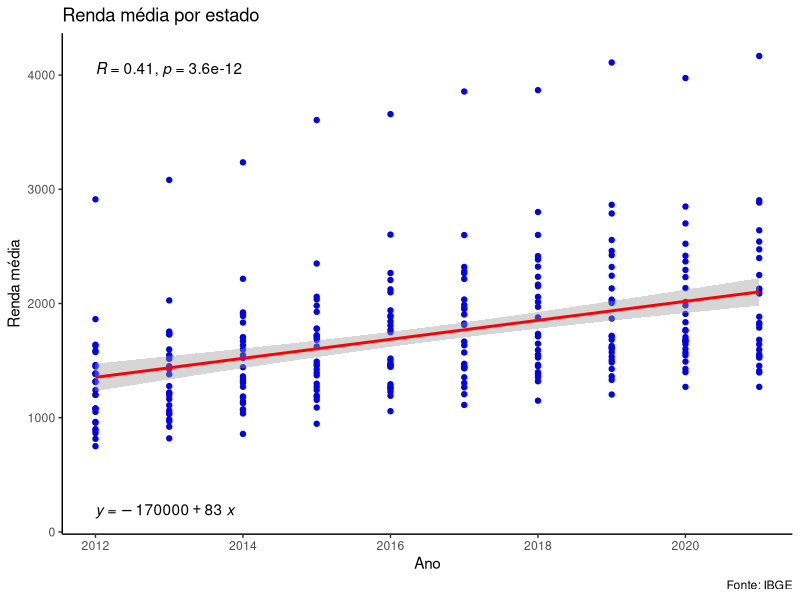

Source code (R): (Note: this script raises an error after producing the figure.)
## ---- chunk 1


pacotes <- c("tidyverse","stringr","readxl", "ggpubr", "Hmisc","xlsx")

if(sum(as.numeric(!pacotes %in% installed.packages())) != 0){
  instalador <- pacotes[!pacotes %in% installed.packages()]
  for(i in 1:length(instalador)) {
    install.packages(instalador, dependencies = T)
    break()}
  sapply(pacotes, require, character = T) 
} else {
  sapply(pacotes, require, character = T) 
}

## ---- chunk 2

renda <- read_xlsx("renda.xlsx", col_names = T)
## ---- chunk 3

ggplot(renda, aes(x = Ano, y = Renda)) +
  geom_point(color = "blue") +
  labs(
    title = "Renda média por estado",
    x = "Ano",
    y = "Renda média",
    caption = "Fonte: IBGE"
  ) +
  geom_smooth(method = "lm", color = "red")  +
  stat_cor() +
  stat_regline_equation(label.y = 180) +
  theme_classic()
  
## ---- chunk 4

modelo <- lm(Renda ~ Ano + Estado, data = renda)

summary(modelo)
## ---- chunk 5

p  <- predict(modelo, data.frame(Ano = 2022, Estado = renda$Estado))
p2 <- predict(modelo, data.frame(Ano = 2023, Estado = renda$Estado))
p3 <- predict(modelo, data.frame(Ano = 2024, Estado = renda$Estado))
p4 <- predict(modelo, data.frame(Ano = 2025, Estado = renda$Estado))
p5 <- predict(modelo, data.frame(Ano = 2026, Estado = renda$Estado))
p6 <- predict(modelo, data.frame(Ano = 2027, Estado = renda$Estado))
p7 <- predict(modelo, data.frame(Ano = 2028, Estado = renda$Estado))
p8 <- predict(modelo, data.frame(Ano = 2029, Estado = renda$Estado))
p9 <- predict(modelo, data.frame(Ano = 2030, Estado = renda$Estado))

renda$"2022" <- p
renda$"2023" <- p2
renda$"2024" <- p3
renda$"2025" <- p4
renda$"2026" <- p5
renda$"2027" <- p6
renda$"2028" <- p7
renda$"2029" <- p8
renda$"2030" <- p9

## ---- chunk 6

df_predict <- renda[ ,c(2, 4:12)] %>% unique()

# Transpondo as colunas de anos para linhas para facilitar a analíse no R e Power BI

df_predict <- df_predict %>% 
  as_tibble() %>% 
  pivot_longer(cols = "2022":"2030",
               names_to = "Ano",
               values_to = "Renda")

# salvando a predição para ser usada no Dashboard do Power BI

write.xlsx(df_predict, file = "predição_renda.xlsx")
## ---- chunk 7

df_predict %>% 
  knitr::kable(caption = "Predição da renda mensal em reais por estado brasileiro")
## ---- chunk 8

ggplot(df_predict, aes(x = Ano, y = Renda)) +
  geom_point(color = "blue") +
   labs(
    title = "Predição da renda média por estado na próxima decada",
    x = "Ano",
    y = "Renda média",
    caption = "Fonte: Grupo 1 - Digital House"
  ) +
  geom_smooth(method = "lm", aes(group=1), color = "green") +
  stat_cor(aes(group=1)) +
  theme_classic()


## ---- chunk 9

diesel <- read_xlsx("Diesel_preco.xlsx", col_names = T)
## ---- chunk 10

ggplot(diesel, aes(x = ANO, y = Preco_Diesel)) +
  geom_point(color = "blue") +
  labs(
    title = "Preço do Diesel por estado",
    x = "Ano",
    y = "Preço do Diesel",
    caption = "Fonte: ANP"
  ) +
  geom_smooth(method = "lm", color = "red")  +
  stat_cor() +
  stat_regline_equation(label.y = 1) +
  theme_classic()
  
## ---- chunk 11

modelo2 <- lm(Preco_Diesel ~ ANO + UF, data = diesel)

summary(modelo2)
## ---- chunk 12

pb  <- predict(modelo2, data.frame(ANO = 2022, UF = diesel$UF))
pb2 <- predict(modelo2, data.frame(ANO = 2023, UF = diesel$UF))
pb3 <- predict(modelo2, data.frame(ANO = 2024, UF = diesel$UF))
pb4 <- predict(modelo2, data.frame(ANO = 2025, UF = diesel$UF))
pb5 <- predict(modelo2, data.frame(ANO = 2026, UF = diesel$UF))
pb6 <- predict(modelo2, data.frame(ANO = 2027, UF = diesel$UF))
pb7 <- predict(modelo2, data.frame(ANO = 2028, UF = diesel$UF))
pb8 <- predict(modelo2, data.frame(ANO = 2029, UF = diesel$UF))
pb9 <- predict(modelo2, data.frame(ANO = 2030, UF = diesel$UF))

diesel$"2022" <- pb
diesel$"2023" <- pb2
diesel$"2024" <- pb3
diesel$"2025" <- pb4
diesel$"2026" <- pb5
diesel$"2027" <- pb6
diesel$"2028" <- pb7
diesel$"2029" <- pb8
diesel$"2030" <- pb9

## ---- chunk 13

df_predict2 <- diesel[ ,c(1:2, 5:13)] %>% unique()

# Transpondo as colunas de anos para linhas para facilitar a analíse no R e Power BI

df_predict2 <- df_predict2 %>% 
  as_tibble() %>% 
  pivot_longer(cols = "2022":"2030",
               names_to = "Ano",
               values_to = "Preco_Diesel")

# salvando a predição para ser usada no Dashboard do Power BI

write.xlsx(df_predict2, file = "predição_diesel.xlsx")
## ---- chunk 14

df_predict2 %>% 
  knitr::kable(caption = "Predição do preço médio do Diesel em reais por estado brasileiro")
## ---- chunk 15

ggplot(df_predict2, aes(x = Ano, y = Preco_Diesel)) +
  geom_point(color = "blue") +
   labs(
    title = "Predição do preço médio do Diesel por estado na próxima decada",
    x = "Ano",
    y = "Preço médio do Diesel",
    caption = "Fonte: Grupo 1 - Digital House"
  )  +
  geom_smooth(method = "lm", aes(group=1), color = "green") +
  stat_cor(aes(group=1)) +
  theme_classic()


## ---- chunk 16

gasolina <- read_xlsx("Gasolina_preco.xlsx", col_names = T)
## ---- chunk 17

ggplot(gasolina, aes(x = ANO, y = Preco_Gasolina)) +
  geom_point(color = "blue") +
  labs(
    title = "Preço da Gasolina por estado",
    x = "Ano",
    y = "Preço da Gasolina",
    caption = "Fonte: ANP"
  ) +
  geom_smooth(method = "lm", color = "red")  +
  stat_cor() +
  stat_regline_equation(label.y = 1) +
  theme_classic()
  
## ---- chunk 18

modelo3 <- lm(Preco_Gasolina ~ ANO + UF, data = gasolina)

summary(modelo3)
## ---- chunk 19

pc  <- predict(modelo3, data.frame(ANO = 2022, UF = gasolina$UF))
pc2 <- predict(modelo3, data.frame(ANO = 2023, UF = gasolina$UF))
pc3 <- predict(modelo3, data.frame(ANO = 2024, UF = gasolina$UF))
pc4 <- predict(modelo3, data.frame(ANO = 2025, UF = gasolina$UF))
pc5 <- predict(modelo3, data.frame(ANO = 2026, UF = gasolina$UF))
pc6 <- predict(modelo3, data.frame(ANO = 2027, UF = gasolina$UF))
pc7 <- predict(modelo3, data.frame(ANO = 2028, UF = gasolina$UF))
pc8 <- predict(modelo3, data.frame(ANO = 2029, UF = gasolina$UF))
pc9 <- predict(modelo3, data.frame(ANO = 2030, UF = gasolina$UF))

gasolina$"2022" <- pc
gasolina$"2023" <- pc2
gasolina$"2024" <- pc3
gasolina$"2025" <- pc4
gasolina$"2026" <- pc5
gasolina$"2027" <- pc6
gasolina$"2028" <- pc7
gasolina$"2029" <- pc8
gasolina$"2030" <- pc9

## ---- chunk 20

df_predict3 <- gasolina[ ,c(1:2, 5:13)] %>% unique()

# Transpondo as colunas de anos para linhas para facilitar a analíse no R e Power BI

df_predict3 <- df_predict3 %>% 
  as_tibble() %>% 
  pivot_longer(cols = "2022":"2030",
               names_to = "Ano",
               values_to = "Preco_Gasolina")

# salvando a predição para ser usada no Dashboard do Power BI

write.xlsx(df_predict3, file = "predição_gasolina.xlsx")
## ---- chunk 21

df_predict3 %>% 
  knitr::kable(caption = "Predição do preço médio da Gasolina em reais por estado brasileiro")
## ---- chunk 22

ggplot(df_predict3, aes(x = Ano, y = Preco_Gasolina)) +
  geom_point(color = "blue") +
   labs(
    title = "Predição do preço médio da Gasolina por estado na próxima decada",
    x = "Ano",
    y = "Preço médio da Gasolina",
    caption = "Fonte: Grupo 1 - Digital House"
  )  +
  geom_smooth(method = "lm", aes(group=1), color = "green") +
  stat_cor(aes(group=1)) +
  theme_classic()


## ---- chunk 23

etanol <- read_xlsx("Etanol_preco.xlsx", col_names = T)
## ---- chunk 24

ggplot(etanol, aes(x = ANO, y = Etanol_preco)) +
  geom_point(color = "blue") +
  labs(
    title = "Preço do Etanol por estado",
    x = "Ano",
    y = "Preço do Etanol",
    caption = "Fonte: ANP"
  ) +
  geom_smooth(method = "lm", color = "red")  +
  stat_cor() +
  stat_regline_equation(label.y = 1) +
  theme_classic()
  
## ---- chunk 25

modelo4 <- lm(Etanol_preco ~ ANO + UF, data = etanol)

summary(modelo4)
## ---- chunk 26

pd  <- predict(modelo4, data.frame(ANO = 2022, UF = etanol$UF))
pd2 <- predict(modelo4, data.frame(ANO = 2023, UF = etanol$UF))
pd3 <- predict(modelo4, data.frame(ANO = 2024, UF = etanol$UF))
pd4 <- predict(modelo4, data.frame(ANO = 2025, UF = etanol$UF))
pd5 <- predict(modelo4, data.frame(ANO = 2026, UF = etanol$UF))
pd6 <- predict(modelo4, data.frame(ANO = 2027, UF = etanol$UF))
pd7 <- predict(modelo4, data.frame(ANO = 2028, UF = etanol$UF))
pd8 <- predict(modelo4, data.frame(ANO = 2029, UF = etanol$UF))
pd9 <- predict(modelo4, data.frame(ANO = 2030, UF = etanol$UF))

etanol$"2022" <- pd
etanol$"2023" <- pd2
etanol$"2024" <- pd3
etanol$"2025" <- pd4
etanol$"2026" <- pd5
etanol$"2027" <- pd6
etanol$"2028" <- pd7
etanol$"2029" <- pd8
etanol$"2030" <- pd9

## ---- chunk 27

df_predict4 <- etanol[ ,c(1:2, 5:13)] %>% unique()

# Transpondo as colunas de anos para linhas para facilitar a analíse no R e Power BI

df_predict4 <- df_predict4 %>% 
  as_tibble() %>% 
  pivot_longer(cols = "2022":"2030",
               names_to = "Ano",
               values_to = "Preco_Etanol")

# salvando a predição para ser usada no Dashboard do Power BI

write.xlsx(df_predict4, file = "predição_etanol.xlsx")
## ---- chunk 28

df_predict4 %>% 
  knitr::kable(caption = "Predição do preço médio do Etanol em reais por estado brasileiro")
## ---- chunk 29

ggplot(df_predict4, aes(x = Ano, y = Preco_Etanol)) +
  geom_point(color = "blue") +
   labs(
    title = "Predição do preço médio do Etanol por estado na próxima decada",
    x = "Ano",
    y = "Preço médio do Etanol",
    caption = "Fonte: Grupo 1 - Digital House"
  )  +
  geom_smooth(method = "lm", aes(group=1), color = "green") +
  stat_cor(aes(group=1)) +
  theme_classic()


